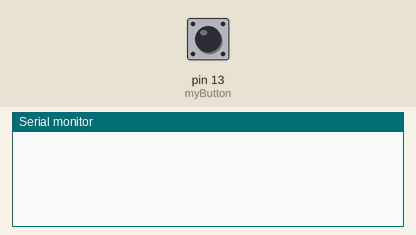
A sketch run on a simulated Arduino Uno, built with avr-gcc and run on an emulated ATmega328P. Shown: the last lines printed to the serial monitor. Inputs (shaded band) come from the test bench; at power-on: pin 13 (myButton) HIGH.

Above: at 1.2 s.
1.3 s: pin 13 (myButton) pulled LOW for 0.15 s
At 1.48 s:
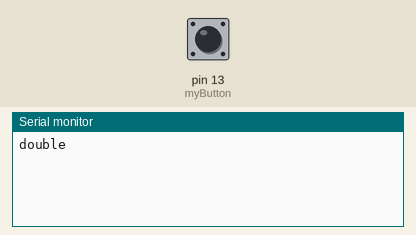
At 1.9 s:
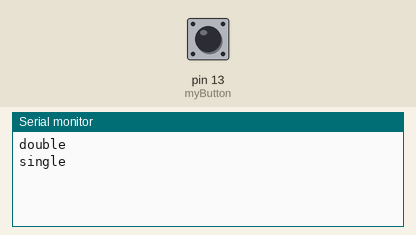

Measured:
- after the input at 1.3 s, the serial monitor: prints a new line after 0.05 s (image 1)

The sketch:

pushbutton_x2.ino
```cpp
#include <OneButton.h>

OneButton myButton(13,true);

void setup(){
  Serial.begin(9600);
  pinMode(13, INPUT);
  myButton.attachClick(myFunction);
  myButton.attachPress(myOtherFunction);
}

void loop(){
  myButton.tick();
}

void myFunction(){
  Serial.println("single");
}

void myOtherFunction(){
  Serial.println("double");
}
```
